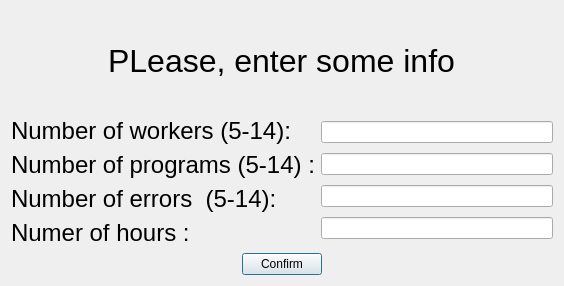
<?xml version="1.0" encoding="UTF-8"?>
<ui version="4.0">
 <class>input_data</class>
 <widget class="QDialog" name="input_data">
  <property name="geometry">
   <rect>
    <x>0</x>
    <y>0</y>
    <width>564</width>
    <height>286</height>
   </rect>
  </property>
  <property name="windowTitle">
   <string>Dialog</string>
  </property>
  <layout class="QGridLayout" name="gridLayout_2">
   <item row="0" column="0">
    <spacer name="horizontalSpacer_3">
     <property name="orientation">
      <enum>Qt::Horizontal</enum>
     </property>
     <property name="sizeHint" stdset="0">
      <size>
       <width>135</width>
       <height>20</height>
      </size>
     </property>
    </spacer>
   </item>
   <item row="0" column="1">
    <widget class="QLabel" name="label_5">
     <property name="font">
      <font>
       <pointsize>24</pointsize>
      </font>
     </property>
     <property name="frameShadow">
      <enum>QFrame::Sunken</enum>
     </property>
     <property name="text">
      <string>PLease, enter some info</string>
     </property>
     <property name="alignment">
      <set>Qt::AlignCenter</set>
     </property>
    </widget>
   </item>
   <item row="0" column="2">
    <spacer name="horizontalSpacer_4">
     <property name="orientation">
      <enum>Qt::Horizontal</enum>
     </property>
     <property name="sizeHint" stdset="0">
      <size>
       <width>135</width>
       <height>20</height>
      </size>
     </property>
    </spacer>
   </item>
   <item row="1" column="0" colspan="3">
    <layout class="QGridLayout" name="gridLayout">
     <item row="0" column="0">
      <layout class="QVBoxLayout" name="verticalLayout_2">
       <item>
        <widget class="QLabel" name="label">
         <property name="font">
          <font>
           <pointsize>18</pointsize>
          </font>
         </property>
         <property name="text">
          <string>Number of workers (5-14):</string>
         </property>
        </widget>
       </item>
       <item>
        <widget class="QLabel" name="label_2">
         <property name="font">
          <font>
           <pointsize>18</pointsize>
          </font>
         </property>
         <property name="text">
          <string>Number of programs (5-14) :</string>
         </property>
        </widget>
       </item>
       <item>
        <widget class="QLabel" name="label_3">
         <property name="font">
          <font>
           <pointsize>18</pointsize>
          </font>
         </property>
         <property name="text">
          <string>Number of errors  (5-14):</string>
         </property>
        </widget>
       </item>
       <item>
        <widget class="QLabel" name="label_4">
         <property name="font">
          <font>
           <pointsize>18</pointsize>
          </font>
         </property>
         <property name="text">
          <string>Numer of hours :</string>
         </property>
        </widget>
       </item>
      </layout>
     </item>
     <item row="0" column="1">
      <layout class="QVBoxLayout" name="verticalLayout">
       <item>
        <widget class="QLineEdit" name="workers_edit"/>
       </item>
       <item>
        <widget class="QLineEdit" name="programs_edit"/>
       </item>
       <item>
        <widget class="QLineEdit" name="errors_edit"/>
       </item>
       <item>
        <widget class="QLineEdit" name="hours_edit"/>
       </item>
      </layout>
     </item>
    </layout>
   </item>
   <item row="2" column="0" colspan="3">
    <layout class="QHBoxLayout" name="horizontalLayout_5">
     <item>
      <spacer name="horizontalSpacer">
       <property name="orientation">
        <enum>Qt::Horizontal</enum>
       </property>
       <property name="sizeHint" stdset="0">
        <size>
         <width>40</width>
         <height>20</height>
        </size>
       </property>
      </spacer>
     </item>
     <item>
      <widget class="QPushButton" name="confirm_button">
       <property name="text">
        <string>Confirm</string>
       </property>
      </widget>
     </item>
     <item>
      <spacer name="horizontalSpacer_2">
       <property name="orientation">
        <enum>Qt::Horizontal</enum>
       </property>
       <property name="sizeHint" stdset="0">
        <size>
         <width>40</width>
         <height>20</height>
        </size>
       </property>
      </spacer>
     </item>
    </layout>
   </item>
  </layout>
 </widget>
 <resources/>
 <connections/>
</ui>
